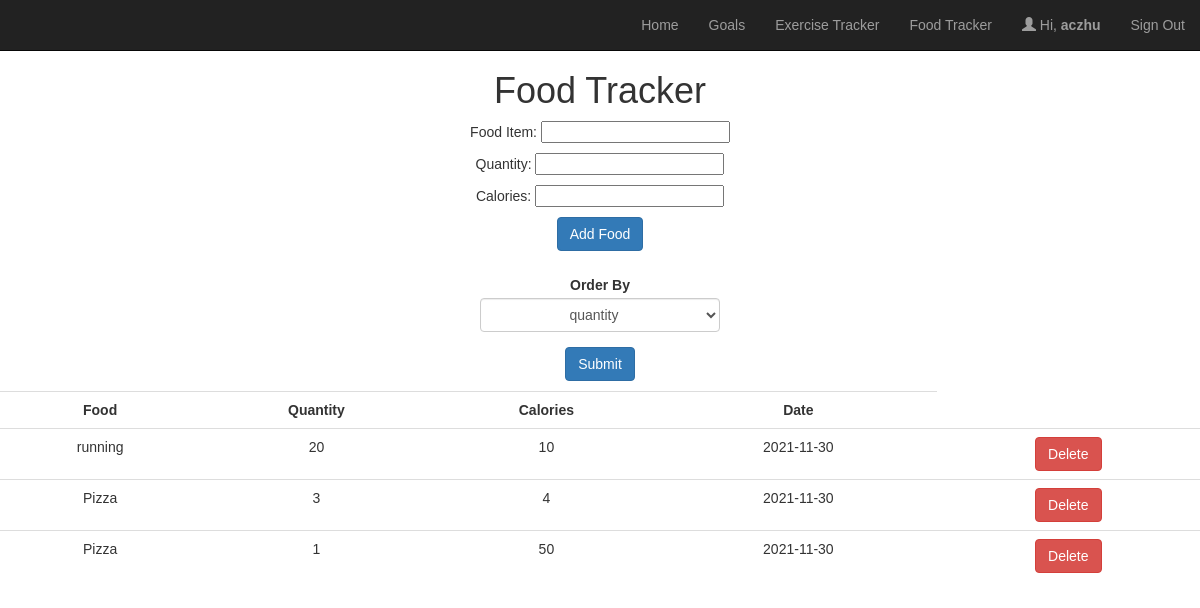
Page /views/food.php (signed in) on the committed database.
### tables this page shows
CREATE TABLE `consumes` (
  `username` varchar(20) NOT NULL,
  `entry_id` int(11) NOT NULL
);

CREATE TABLE `food` (
  `entry_id` int(11) NOT NULL,
  `food_item` varchar(20) NOT NULL,
  `date` date NOT NULL,
  `quantity` int(11) NOT NULL,
  `calories` int(11) NOT NULL
);

### web/views/food.php (the view, shortened to what this page needs)
<!DOCTYPE html>
<html lang="en">
<head>
    <link rel="stylesheet" type="text/css" href="//maxcdn.bootstrapcdn.com/bootstrap/3.3.4/css/bootstrap.min.css" />
</head>
<body>
    <nav class="navbar navbar-default navbar-static-top navbar-inverse">
      <div class="container">
        <ul class="nav navbar-nav navbar-right">
          <li class="navbar-right">
            <a href="logout.php">Sign Out</a>
          </li>
          <li class="navbar-right">
            <a href="profile.php"><span class="glyphicon glyphicon-user"></span> Hi, <b><?php echo htmlspecialchars($_SESSION["username"]); ?></b></a>
          </li>
          <li class="navbar-right">
            <a href="food.php">Food Tracker</a>
          </li>
          <li class="navbar-right">
            <a href="exercise.php">Exercise Tracker</a>
          </li>
          <li class="navbar-right">
            <a href="goals.php">Goals</a>
          </li>
          <li class="navbar-right">
            <a href="welcome.php"> Home</a>
          </li>
        </ul>
      </div>
    </nav>
    <h1> Food Tracker </h1>
    <form action="add_food.php" method="post">
     <p>Food Item: <input type="text" name="food" required/></p>
     <p>Quantity: <input type="number" name="quantity" min="1" required/></p>
     <p>Calories: <input type="number" name="calories" min="0" required/></p>
     <p><input class="btn btn-primary" type="submit" value="Add Food"/></p>
    </form>
    <br>
    <form action="<?php echo htmlspecialchars($_SERVER["PHP_SELF"]); ?>" method="post">
    <div class="form-group">
        <label>Order By</label>
        <select type="text" name="order_by" class="form-control" style="width:20%; text-align:center; margin-left:auto; margin-right:auto;">
        <option value="quantity">quantity</option>
        </select>
    </div>
     <p><input class="btn btn-primary" type="submit" value="Submit"/></p>
    </form>
    <p>
        <?php
        require_once "config.php";
        $sql = "SELECT entry_id, food_item, quantity, calories, date FROM consumes NATURAL JOIN food WHERE username = ?";
        if($stmt = mysqli_prepare($conn, $sql)){
        mysqli_stmt_bind_param($stmt, "s", $param_username);
        if(mysqli_stmt_execute($stmt)){
                $data = mysqli_stmt_get_result($stmt);
                $output = "<table class='table mx-5'>";
                $output .= '<tr>';
                $output .= '<td><strong> Food </strong></td>';
                $output .= '<td><strong> Quantity  </strong></td>';
                $output .= '<td><strong> Calories  </strong></td>';
                $output .= '<td><strong> Date  </strong></td>';
                $output .= '</tr>';
                foreach($data as $key => $var) {
                    $output .= '<tr>';
                    $output .= '<td>' . $var['food_item'] . '</td>';
                    $output .= '<td>' . $var['quantity'] . '</td>';
                    $output .= '<td>' . $var['calories'] . '</td>';
                    $output .= '<td>' . $var['date'] . '</td>';
                    $output .= '<td><form action="delete_food.php" method="post">';
                    $output .= '<input type="hidden" name="entry_id" value="'. $var['entry_id'] .'">';
                    $output .= '<input type="submit" class="btn btn-danger" value="Delete">';
                    $output .= '</form></td>';
                    $output .= '</tr>';
                }
                $output .= '</table>';
                echo $output;
        }
    }
        ?>
    </p>
</body>
</html>

### web/views/food.php (style rules this page uses)
body { font: 14px sans-serif; text-align: center; }

### rows in the picture
consumes: entry.food_item "running", entry.quantity "20", entry.calories "10", entry.date "2021-11-30"
consumes: entry.food_item "Pizza", entry.quantity "3", entry.calories "4", entry.date "2021-11-30"
consumes: entry.food_item "Pizza", entry.quantity "1", entry.calories "50", entry.date "2021-11-30"

### other values in the picture
$_SESSION["username"] "aczhu"
